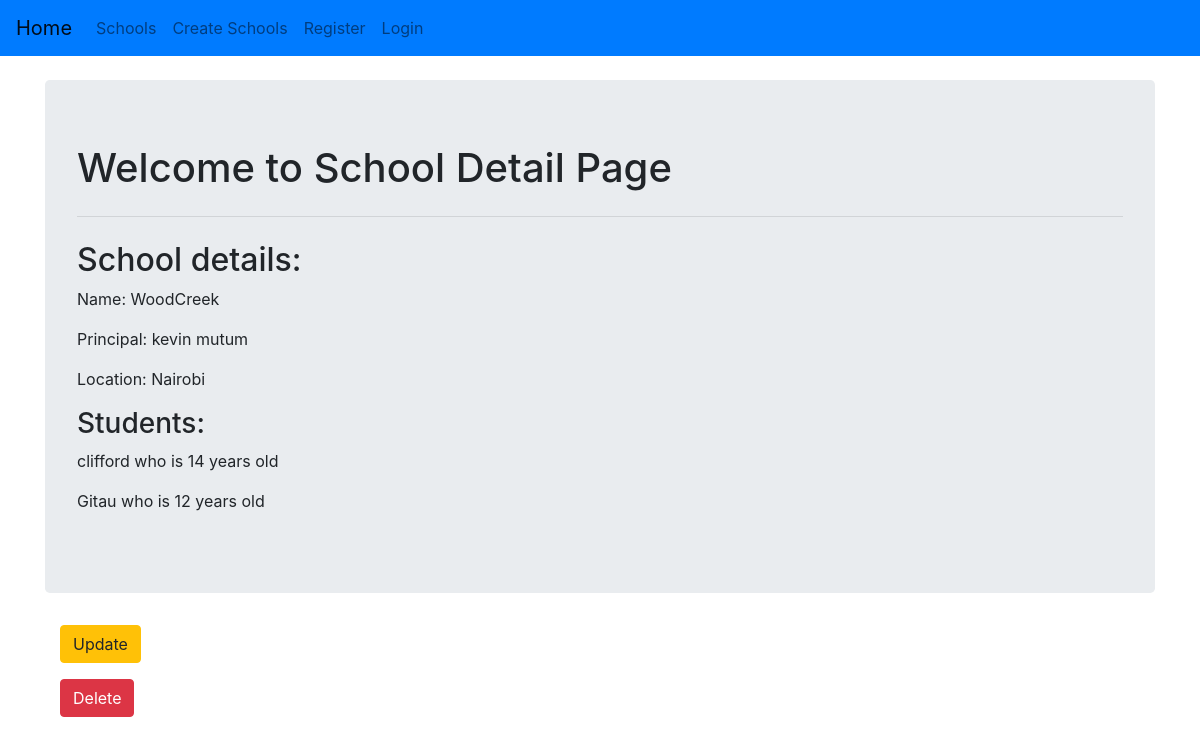
/1, run on an earlier commit of the app's database.
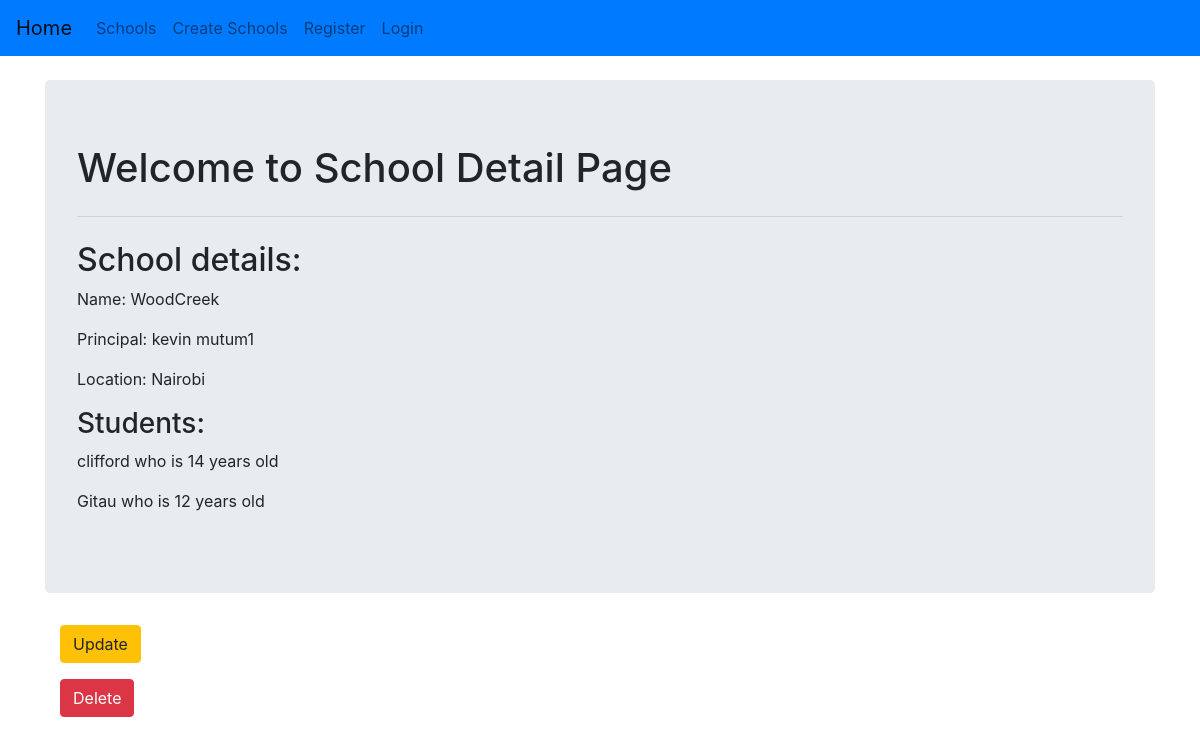
And on a later commit of the database.
### cbvs/models.py (models this page shows, shortened)
class School(models.Model):
    name = models.CharField(max_length=256)
    principal = models.CharField(max_length=256)
    location = models.CharField(max_length=256)

class Student(models.Model):
    name = models.CharField(max_length=256)
    age = models.PositiveIntegerField()
    school = models.ForeignKey(School, related_name='students', on_delete=models.CASCADE)

### cbvs/views.py (the view)
# urls.py: path('<int:pk>', views.SchoolDetailView.as_view(), name='detail'),
class SchoolDetailView(DetailView):
    context_object_name = 'school_detail'
    model = models.School
    template_name = 'school_detail.html'

### cbvs/templates/school_detail.html
{% extends 'base.html' %}
{% block content %}
<br>
<div class="jumbotron">
  <h1>Welcome to School Detail Page</h1>
  <hr class="my-4">
    <h2>School details: </h2>
  <p>Name: {{ school_detail.name }}</p>
     <p>Principal: {{ school_detail.principal }}</p>
    <p>Location: {{ school_detail.location }}</p>
    <h3>Students:</h3>
  {% for student in school_detail.students.all %}
  <p>{{student.name }} who is {{ student.age }} years old</p>
  {% endfor %}
</div>
<div class="container">
  <p><a class="btn btn-warning" href="{% url 'update' pk=school_detail.pk %}">Update</a></p>
</div>
<div class="container">
  <p><a class="btn btn-danger" href="{% url 'delete' pk=school_detail.pk %}">Delete</a></p>
</div>
{% endblock %}

### cbvs/templates/base.html (shortened to what this page needs)
<html>
<head>
    <link rel="stylesheet" href="https://stackpath.bootstrapcdn.com/bootstrap/4.2.1/css/bootstrap.min.css">
</head>
<body>
<nav class="navbar navbar-expand-lg navbar-light bg-primary">
  <a class="navbar-brand" href="{% url 'index' %}">Home</a>
  <div class="collapse navbar-collapse" id="navbarNav">
    <ul class="navbar-nav">
      <li class="nav-item">
        <a class="nav-link" href="{% url 'list' %}">Schools</a>
      </li>
       <li class="nav-item">
        <a class="nav-link" href="{% url 'create' %}">Create Schools</a>
      </li>
      <li class="nav-item">
        <a class="nav-link" href="">Register</a>
      </li>
      <li class="nav-item">
          <a class="nav-link" href="">Login</a>
      </li>
    </ul>
  </div>
</nav>
<div class="container">
  {% block content %}
  {% endblock %}
</div>
</body>
</html>

What changed in the data, as far as the page shows it:
changed School "WoodCreek": principal "kevin mutum" → "kevin mutum1"
